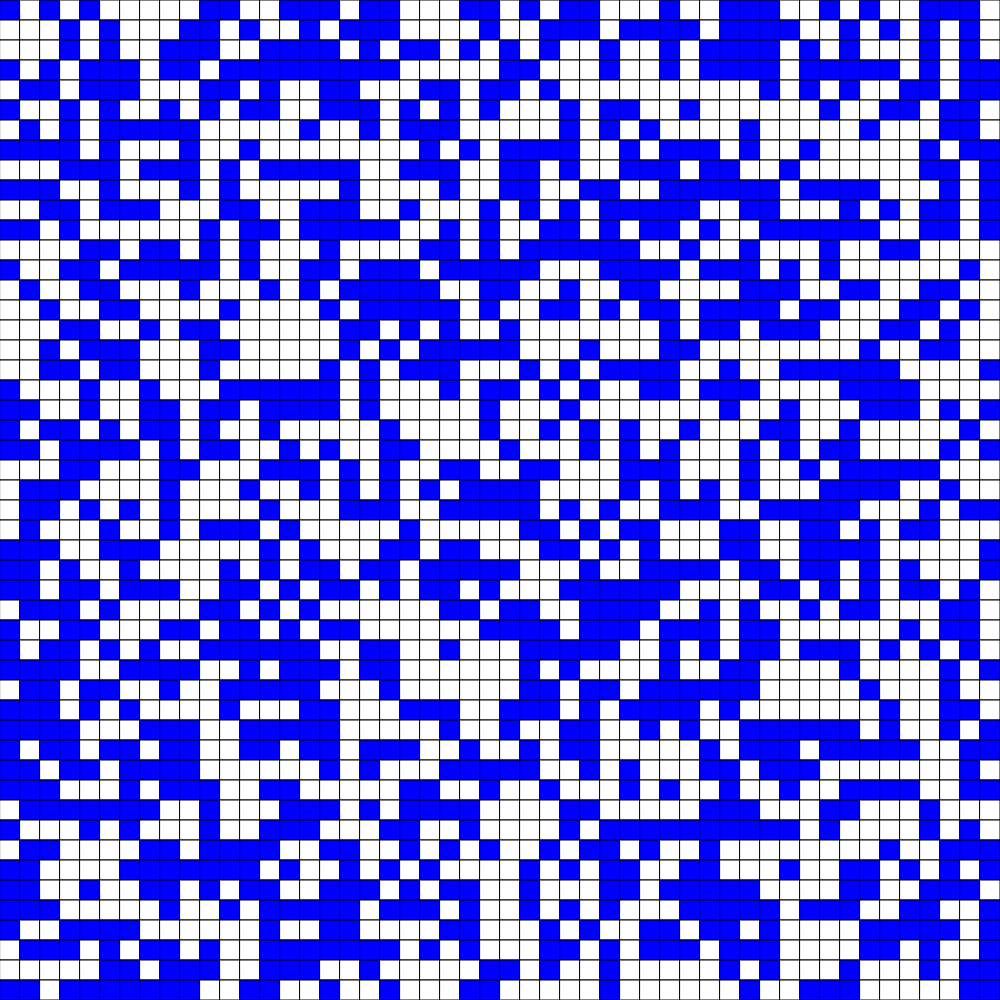
Frame 1 (no input)
Frame 60 (no input): identical to frame 1, image omitted
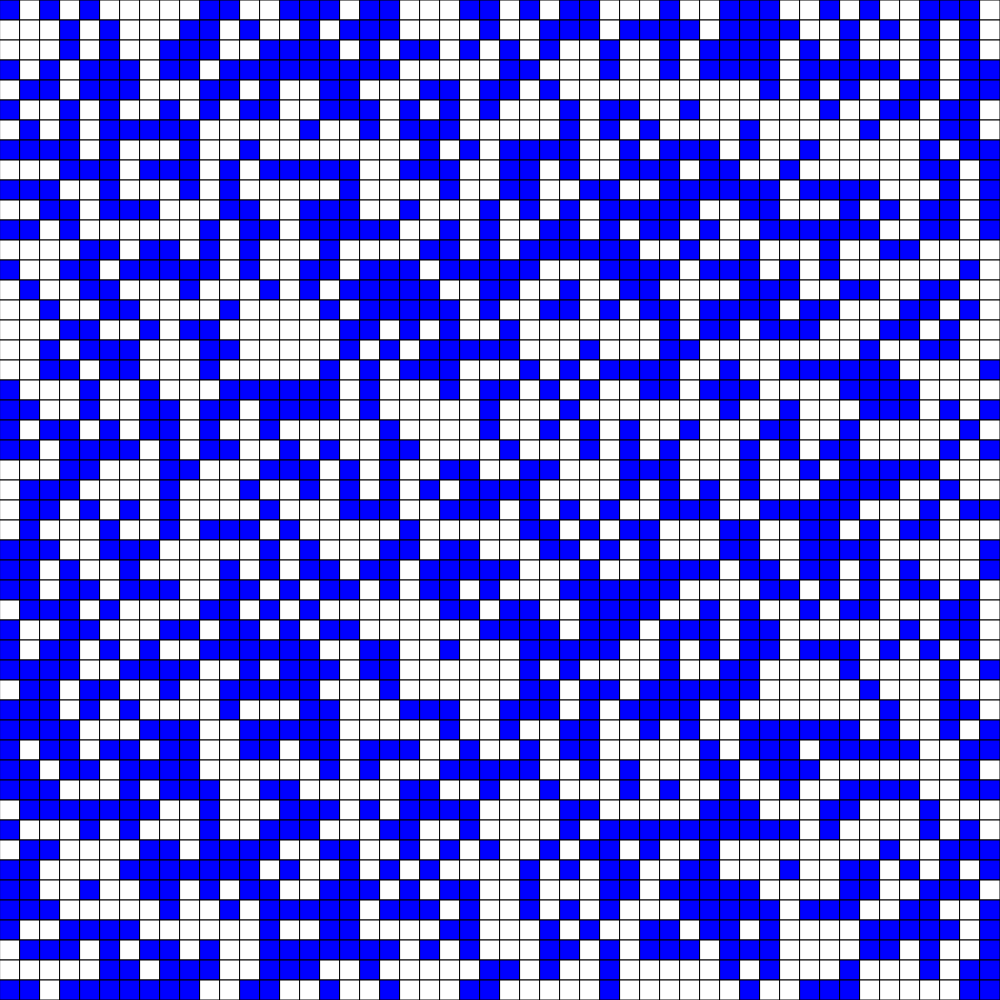
Frame 120 (the mouse pressed at the canvas centre since frame 60)

The p5.js sketch that drew these frames (run headless with seeded random() and noise() and a simulated clock; from frame 60 on, the mouse is pressed at the canvas centre):

// p5.js sketch
// ── sketch.js
// Grid
// Dan Schellenberg
// Oct 24, 2018

let rows = 50;
let cols = 50;
let grid;
let cellSize;

function setup() {
  if (windowWidth > windowHeight) {
    createCanvas(windowHeight, windowHeight);
  }
  else {
    createCanvas(windowWidth, windowWidth);
  }

  cellSize = width / cols;
  grid = createRandom2dArray(cols, rows);
}

function draw() {
  background(255);
  displayGrid();
}

function keyTyped() {
  if (key === "r") {
    grid = createRandom2dArray(cols, rows);
  }
  else if (key === " ") {
    update();
  }
  else if (key === "c") {
    resetGrid();
  }
}

function update() {
  //need a second 2d array, so you don't mess up the first one
  let nextTurn = [];
  for (let i = 0; i < rows; i++) {
    nextTurn[i] = [];
  }

  //loop through the grid
  for (let y = 0; y < rows; y++) {
    for (let x = 0; x < cols; x++) {

      let neighbors = 0;

      for (let i = -1; i <= 1; i++) {
        for (let j = -1; j <= 1; j++) {
          if (x+i >= 0 && x+i < cols && y+j >= 0 && y+j < rows) {
            neighbors += grid[y + j][x + i];
          }
        }
      }

      neighbors -= grid[y][x];

      // applying rules of the game
      if (grid[y][x] === 1) { //alive
        if (neighbors === 2 || neighbors === 3) {
          nextTurn[y][x] = 1;
        }
        else {
          nextTurn[y][x] = 0;
        }
      }

      if (grid[y][x] === 0) { //dead
        if (neighbors === 3) {
          nextTurn[y][x] = 1;
        }
        else {
          nextTurn[y][x] = 0;
        }
      }

    }
  }
  grid = nextTurn;
}

function mousePressed() {
  let x = floor(mouseX / cellSize);
  let y = floor(mouseY / cellSize);

  if (grid[y][x] === 1) {
    grid[y][x] = 0;
  }
  else if (grid[y][x] === 0) {
    grid[y][x] = 1;
  }
}

function displayGrid() {
  for (let y = 0; y < rows; y++) {
    for (let x = 0; x < cols; x++) {
      if (grid[y][x] === 0) {
        fill(255);
      }
      else {
        fill('blue');
      }
      rect(x*cellSize, y*cellSize, cellSize, cellSize);
    }
  }
}

function resetGrid() {
  for (let x = 0; x < cols; x++) {
    for (let y = 0; y < rows; y++) {
      grid[y][x] = 0;
    }
  }
}


function createRandom2dArray(cols, rows) {
  let randomGrid = [];
  for (let y = 0; y < rows; y++) {
    randomGrid.push([]);
    for (let x = 0; x < cols; x++) {
      if (random(100) < 50) {
        randomGrid[y].push(0);
      }
      else {
        randomGrid[y].push(1);
      }
    }
  }
  return randomGrid;
}
